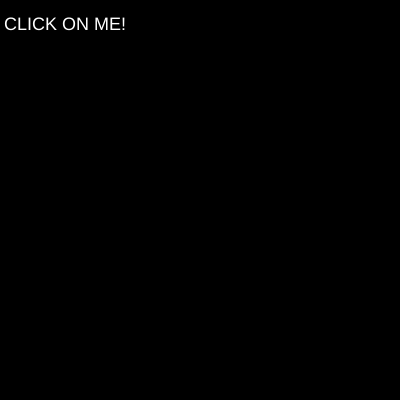
Frame 1 (no input)
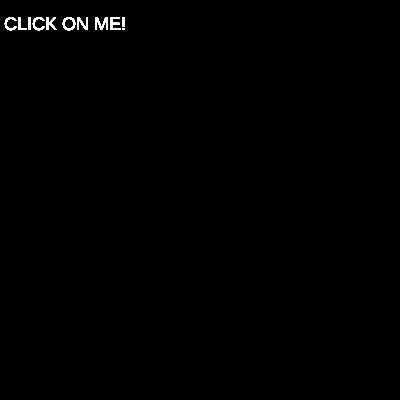
Frame 60 (no input)
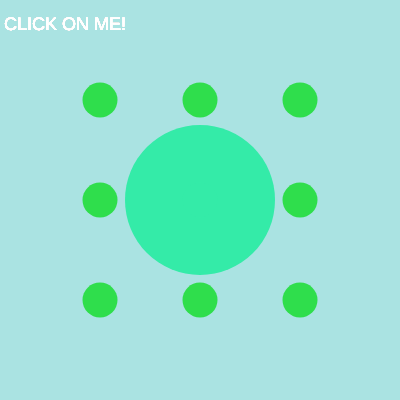
Frame 120 (the mouse pressed at the canvas centre since frame 60)

The p5.js sketch that drew these frames (run headless with seeded random() and noise() and a simulated clock; from frame 60 on, the mouse is pressed at the canvas centre):

// p5.js sketch
// ── sketch.js
//COUNTER OF CLICKS
let noclicks = 0;

function setup() {
  createCanvas(400, 400);
  background(0);
}

function draw() {
  push();
  fill(255);
  textSize(18);
  textAlign(CENTER, CENTER);
  text("CLICK ON ME!", 65, 25);
  pop();
}

function mousePressed() {
  
  //FIRST CANVAS
  noclicks += 1;
  if (noclicks == 1) {
    background(170, 227, 226);
    noStroke();
    fill(52, 235, 168);
    circle(200, 200, 150);
    for (let y = 100; y <= 300; y += 100) {
      for (let x = 100; x <= 300; x += 100) {
        if (y == 200 && x == 200) {
          fill(52, 235, 168);
          circle(x, y, 35);
        } else {
          fill(47, 222, 76);
          circle(x, y, 35);
        }
      }
    }
  }
  //SECOND CANVAS
  if (noclicks == 2) {
    background(50);
    push();
    stroke(102, 41, 61);
    fill(133, 108, 168);
    for (let y2 = 100; y2 <= 600; y2 += 200) {
      for (let x2 = 50; x2 <= 400; x2 += 250) {
        rect(x2, y2, 50, 100);
      }
    }
    pop();

    for (let x3 = 0; x3 <= 400; x3 += 50) {
      for (let y3 = 0; y3 <= 600; y3 += 100) {
        stroke(51, 18, 22);
        fill(230, 71, 137);
        circle(x3, y3, random(10, 20));
      }
    }
    for (let x4 = 50; x4 <= 400; x4 += 50) {
      for (let y4 = 50; y4 <= 600; y4 += 100) {
        stroke(67, 70, 97);
        fill(124, 126, 143);
        circle(x4, y4, random(10, 20));
      }
    }
  }
  //THIRD CANAVS
  if (noclicks == 3) {
    background(0);
    fill(random(80, 255));
    for (let x5 = 10; x5 <= 400; x5 += 25) {
      for (let y5 = 5; y5 <= 400; y5 += 20) {
        circle(x5, y5, 10);
        for (let x6 = 50; x6 <= 350; x6 += 50) {
          for (let y6 = 100; y6 <= 300; y6 += random(75, 100)) {
            push();
            fill(random(50, 168), random(50, 119), random(50, 168));
            circle(x6, y6, 50);
            pop();
          }
        }
      }
    }
  }
  //CLEAR/REPEAT
  if(noclicks==4){
     background(0);
    noclicks = 0;
     }
}
